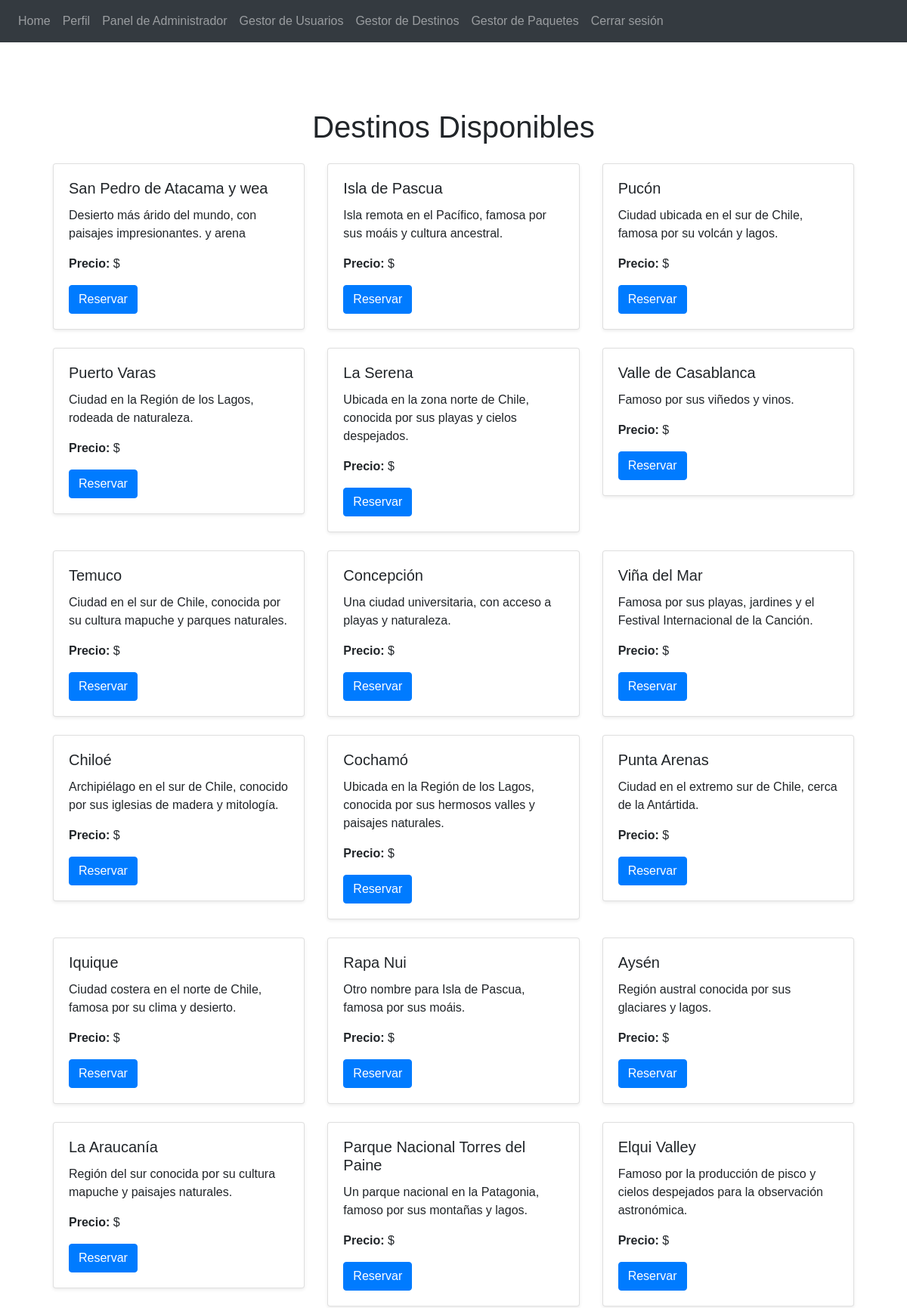
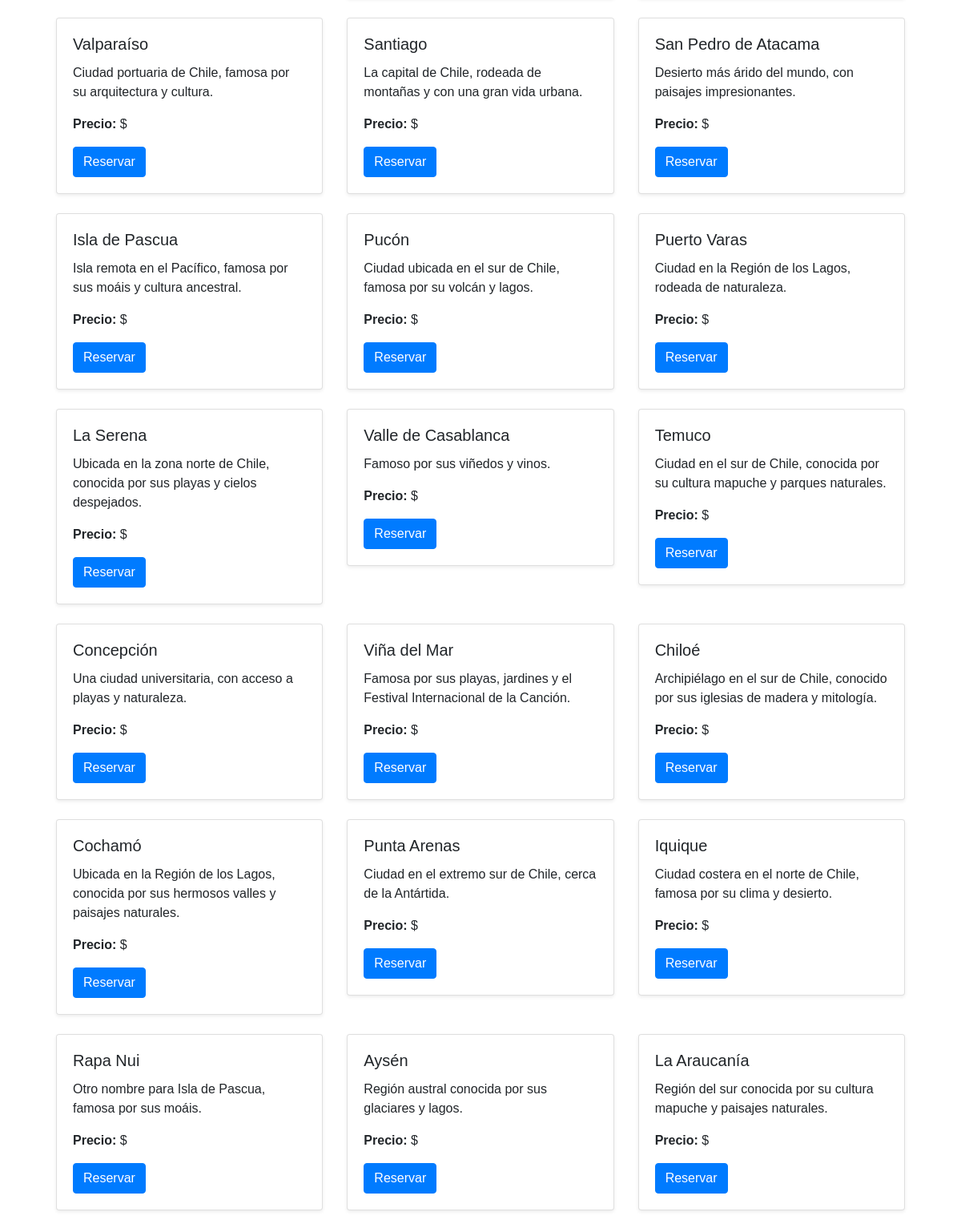
Screenshot of /reserve/destinations (signed in, upper part) with the database file from the repository (2 pictures, top to bottom).
### app/travel/models.py (models this page shows, shortened)
class Destination(db.Model):
    __tablename__ = 'destinations'
    id = db.Column(db.Integer, primary_key=True)
    name = db.Column(db.String(100), nullable=False)
    description = db.Column(db.Text, nullable=False)
    activities = db.Column(db.String(255), nullable=False)
    cost = db.Column(db.Float, nullable=False)
    reservations = db.relationship('Reservation', backref='destination_related', lazy=True)

### app/travel/routes.py (the view)
@travel.route('/destinations')
@login_required
def destinations():
    destinations = Destination.query.all()
    return render_template('travel/destinations.html', destinations=destinations)

### app/auth/models.py (called while the page is built)
    def is_admin(self):
        return self.role == 'admin'

### app/templates/travel/destinations.html (shortened to what this page needs)
{% extends "base.html" %}
{% block content %}
<div class="container mt-5">
    <h1 class="text-center">Destinos Disponibles</h1>
    <div class="row mt-4">
        {% for destination in destinations %}
        <div class="col-md-4">
            <div class="card mb-4 shadow-sm">
                <div class="card-body">
                    <h5 class="card-title">{{ destination.name }}</h5>
                    <p class="card-text">{{ destination.description }}</p>
                    <p><strong>Precio:</strong> ${{ destination.price }}</p>
                    {% if current_user.is_authenticated %}
                        <button
                            class="btn btn-primary"
                            data-bs-toggle="modal"
                            data-bs-target="#reserveModal{{ destination.id }}">
                            Reservar
                        </button>
                    {% else %}
                        <a href="{{ url_for('auth.register') }}" class="btn btn-success">
                            Registrarse
                        </a>
                    {% endif %}
                </div>
            </div>
        </div>
        {% endfor %}
    </div>
</div>
{% endblock %}

### rows the page displays
Destination: name "San Pedro de Atacama y wea", description "Desierto más árido del mundo, con paisajes impresionantes. y arena"
Destination: name "Isla de Pascua", description "Isla remota en el Pacífico, famosa por sus moáis y cultura ancestral."
Destination: name "Pucón", description "Ciudad ubicada en el sur de Chile, famosa por su volcán y lagos."
Destination: name "Puerto Varas", description "Ciudad en la Región de los Lagos, rodeada de naturaleza."
Destination: name "La Serena", description "Ubicada en la zona norte de Chile, conocida por sus playas y cielos despejados."
Destination: name "Valle de Casablanca", description "Famoso por sus viñedos y vinos."
Destination: name "Temuco", description "Ciudad en el sur de Chile, conocida por su cultura mapuche y parques naturales."
Destination: name "Concepción", description "Una ciudad universitaria, con acceso a playas y naturaleza."
Destination: name "Viña del Mar", description "Famosa por sus playas, jardines y el Festival Internacional de la Canción."
Destination: name "Chiloé", description "Archipiélago en el sur de Chile, conocido por sus iglesias de madera y mitología."
Destination: name "Cochamó", description "Ubicada en la Región de los Lagos, conocida por sus hermosos valles y paisajes naturales."
Destination: name "Punta Arenas", description "Ciudad en el extremo sur de Chile, cerca de la Antártida."
Destination: name "Iquique", description "Ciudad costera en el norte de Chile, famosa por su clima y desierto."
Destination: name "Rapa Nui", description "Otro nombre para Isla de Pascua, famosa por sus moáis."
Destination: name "Aysén", description "Región austral conocida por sus glaciares y lagos."
Destination: name "La Araucanía", description "Región del sur conocida por su cultura mapuche y paisajes naturales."
Destination: name "Parque Nacional Torres del Paine", description "Un parque nacional en la Patagonia, famoso por sus montañas y lagos."
Destination: name "Elqui Valley", description "Famoso por la producción de pisco y cielos despejados para la observación astronómica."
Destination: name "Valparaíso", description "Ciudad portuaria de Chile, famosa por su arquitectura y cultura."
Destination: name "Santiago", description "La capital de Chile, rodeada de montañas y con una gran vida urbana."
Destination: name "San Pedro de Atacama", description "Desierto más árido del mundo, con paisajes impresionantes."
Destination: name "Isla de Pascua", description "Isla remota en el Pacífico, famosa por sus moáis y cultura ancestral."
Destination: name "Pucón", description "Ciudad ubicada en el sur de Chile, famosa por su volcán y lagos."
Destination: name "Puerto Varas", description "Ciudad en la Región de los Lagos, rodeada de naturaleza."
Destination: name "La Serena", description "Ubicada en la zona norte de Chile, conocida por sus playas y cielos despejados."
Destination: name "Valle de Casablanca", description "Famoso por sus viñedos y vinos."
Destination: name "Temuco", description "Ciudad en el sur de Chile, conocida por su cultura mapuche y parques naturales."
Destination: name "Concepción", description "Una ciudad universitaria, con acceso a playas y naturaleza."
Destination: name "Viña del Mar", description "Famosa por sus playas, jardines y el Festival Internacional de la Canción."
Destination: name "Chiloé", description "Archipiélago en el sur de Chile, conocido por sus iglesias de madera y mitología."
Destination: name "Cochamó", description "Ubicada en la Región de los Lagos, conocida por sus hermosos valles y paisajes naturales."
Destination: name "Punta Arenas", description "Ciudad en el extremo sur de Chile, cerca de la Antártida."
Destination: name "Iquique", description "Ciudad costera en el norte de Chile, famosa por su clima y desierto."
Destination: name "Rapa Nui", description "Otro nombre para Isla de Pascua, famosa por sus moáis."
Destination: name "Aysén", description "Región austral conocida por sus glaciares y lagos."
Destination: name "La Araucanía", description "Región del sur conocida por su cultura mapuche y paisajes naturales."
